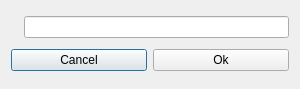
<?xml version="1.0" encoding="UTF-8"?>
<ui version="4.0">
 <class>Dialog</class>
 <widget class="QDialog" name="Dialog">
  <property name="geometry">
   <rect>
    <x>0</x>
    <y>0</y>
    <width>300</width>
    <height>89</height>
   </rect>
  </property>
  <property name="windowTitle">
   <string>Dialog</string>
  </property>
  <layout class="QVBoxLayout" name="verticalLayout">
   <item>
    <layout class="QHBoxLayout" name="horizontalLayout_2">
     <item>
      <widget class="QLabel" name="text">
       <property name="text">
        <string/>
       </property>
      </widget>
     </item>
     <item>
      <widget class="QLineEdit" name="lineEdit"/>
     </item>
    </layout>
   </item>
   <item>
    <layout class="QHBoxLayout" name="horizontalLayout">
     <item>
      <widget class="QPushButton" name="pushButton">
       <property name="text">
        <string>Cancel</string>
       </property>
      </widget>
     </item>
     <item>
      <widget class="QPushButton" name="pushButton_2">
       <property name="text">
        <string>Ok</string>
       </property>
      </widget>
     </item>
    </layout>
   </item>
  </layout>
 </widget>
 <resources/>
 <connections/>
</ui>
